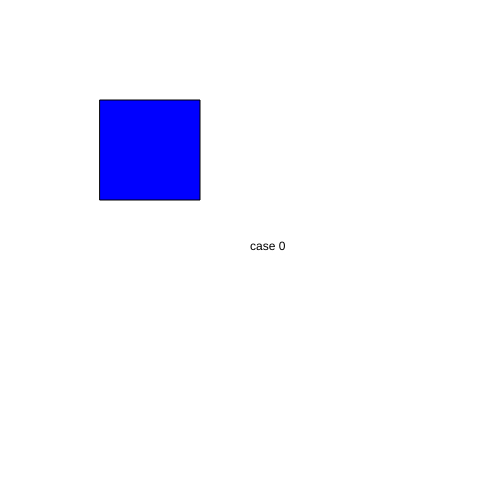
Frame 1 (no input)
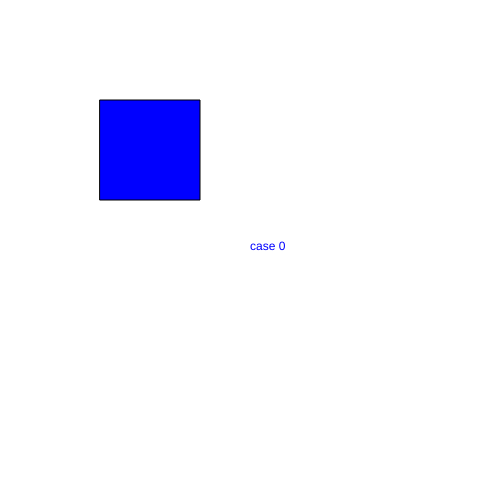
Frame 60 (no input)
Frame 120 (the mouse pressed at the canvas centre since frame 60): identical to frame 60, image omitted

The p5.js sketch that drew these frames (run headless with seeded random() and noise() and a simulated clock; from frame 60 on, the mouse is pressed at the canvas centre):

// p5.js sketch
// ── sketch.js
let myState = 0 ;

function setup() {
  createCanvas(500, 500);
}

function draw(){

 switch(myState) {

 case 0:
 background('white');
 text("case 0", 250, 250);
 break;

 case 1:
 background('green');
 text("case 1", 250, 250);
 break;

 case 2:
 background('red');
 text("case 2", 250, 250);
 break;


 case 3:
 background('white');
 text("case 2", 250, 250);
 break;
}
 fill('blue')
 rect(100, 100, 100, 100);

}

function mouseReleased(){
if ((mouseX > 100) && (mouseX < 200) && (mouseY > 100) && (mouseY > 200)){

  myState++;
  if (myState > 2) {
    myState = 0;
  }
 }
}
